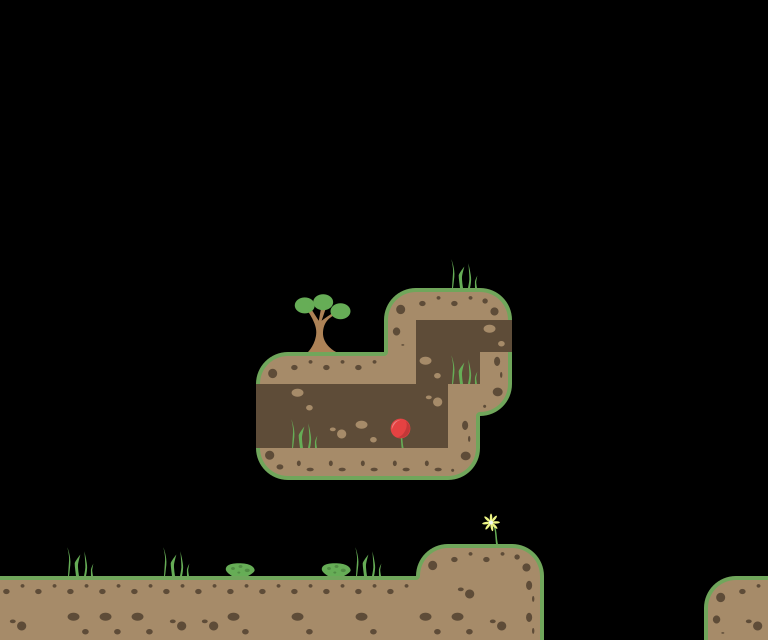

Tiled map render using the project's own tile images. Description and the map definition, with tile-layer contents summarised, below:
An orthogonal 24x20 tile map with 32x32 px tiles, 2 tile layers (ground, deco).

<map version="1.0" orientation="orthogonal" renderorder="left-down" width="24" height="20" tilewidth="32" tileheight="32" nextobjectid="12">
 <tileset firstgid="1" source="tileset.tsx" />
 <layer name="ground" width="24" height="20">
  <data>[480 cells, 80 non-empty, 16 distinct tile ids]</data>
 </layer>
 <layer name="deco" width="24" height="20">
  <data>[480 cells, 14 non-empty, 8 distinct tile ids]</data>
 </layer>
</map>
